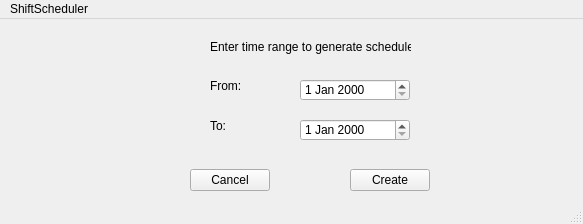
<?xml version="1.0" encoding="UTF-8"?>
<ui version="4.0">
 <class>GenerateScheduleWindow</class>
 <widget class="QMainWindow" name="GenerateScheduleWindow">
  <property name="geometry">
   <rect>
    <x>0</x>
    <y>0</y>
    <width>583</width>
    <height>224</height>
   </rect>
  </property>
  <property name="windowTitle">
   <string>MainWindow</string>
  </property>
  <widget class="QWidget" name="centralwidget">
   <widget class="QDateEdit" name="dateEdit">
    <property name="geometry">
     <rect>
      <x>300</x>
      <y>60</y>
      <width>110</width>
      <height>22</height>
     </rect>
    </property>
   </widget>
   <widget class="QDateEdit" name="dateEdit_2">
    <property name="geometry">
     <rect>
      <x>300</x>
      <y>100</y>
      <width>110</width>
      <height>22</height>
     </rect>
    </property>
   </widget>
   <widget class="QPushButton" name="pushButtonCreateSchedule">
    <property name="geometry">
     <rect>
      <x>350</x>
      <y>150</y>
      <width>80</width>
      <height>22</height>
     </rect>
    </property>
    <property name="text">
     <string>Create</string>
    </property>
   </widget>
   <widget class="QLabel" name="label">
    <property name="geometry">
     <rect>
      <x>210</x>
      <y>60</y>
      <width>47</width>
      <height>14</height>
     </rect>
    </property>
    <property name="text">
     <string>From:</string>
    </property>
   </widget>
   <widget class="QLabel" name="label_2">
    <property name="geometry">
     <rect>
      <x>210</x>
      <y>100</y>
      <width>47</width>
      <height>14</height>
     </rect>
    </property>
    <property name="text">
     <string>To:</string>
    </property>
   </widget>
   <widget class="QLabel" name="label_3">
    <property name="geometry">
     <rect>
      <x>210</x>
      <y>20</y>
      <width>201</width>
      <height>16</height>
     </rect>
    </property>
    <property name="text">
     <string>Enter time range to generate schedule:</string>
    </property>
   </widget>
   <widget class="QPushButton" name="pushButtonCancel">
    <property name="geometry">
     <rect>
      <x>190</x>
      <y>150</y>
      <width>80</width>
      <height>22</height>
     </rect>
    </property>
    <property name="text">
     <string>Cancel</string>
    </property>
   </widget>
  </widget>
  <widget class="QMenuBar" name="menubar">
   <property name="geometry">
    <rect>
     <x>0</x>
     <y>0</y>
     <width>583</width>
     <height>21</height>
    </rect>
   </property>
   <widget class="QMenu" name="menuShiftScheduler">
    <property name="title">
     <string>ShiftScheduler</string>
    </property>
   </widget>
   <addaction name="menuShiftScheduler"/>
  </widget>
  <widget class="QStatusBar" name="statusbar"/>
 </widget>
 <resources/>
 <connections/>
</ui>
